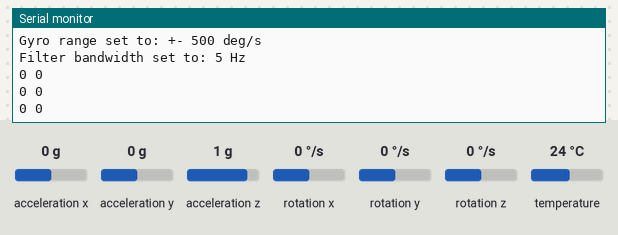
This sketch was run on a simulated Arduino Uno, built with avr-gcc and run on an emulated ATmega328P. On the bench: the last lines printed to the serial monitor. The test bench sets the inputs (shaded band); at power-on: acceleration x 0 g, acceleration y 0 g, acceleration z 1 g, rotation x 0 °/s, rotation y 0 °/s, rotation z 0 °/s, temperature 24 °C.

Above: at 1.3 s.
1.4 s: acceleration x set to -1.4 g
At 2.0 s:
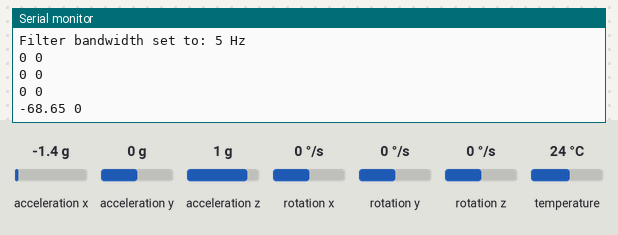
2.9 s: acceleration y set to -1.4 g
At 3.5 s:
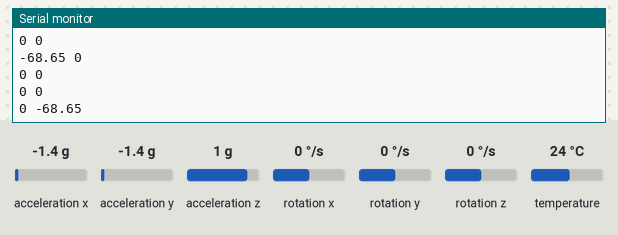
4.4 s: acceleration x set to -0.8 g
At 5.0 s:
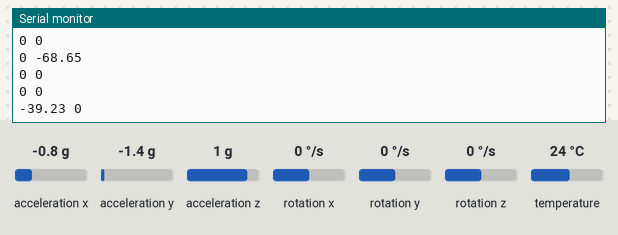
Timing chart, 0 to 7.4 s (numbered marks = the images above; inputs shaded):
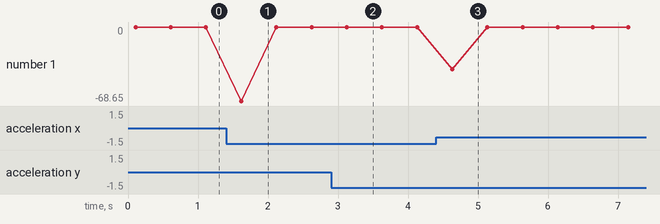

Measured:
- after the input at 1.4 s, the serial monitor: prints a new line after 0.22 s (image 1)
- after the input at 2.9 s, the serial monitor: prints a new line after 0.22 s (image 2)
- after the input at 4.4 s, the serial monitor: prints a new line after 0.23 s (image 3)

The sketch:

final_acc.ino
```cpp
#include <Adafruit_MPU6050.h>
#include <Adafruit_Sensor.h>
#include <Wire.h>

Adafruit_MPU6050 mpu;

void setup(void) {
  Serial.begin(115200);
  while (!Serial)
    delay(10); // will pause Zero, Leonardo, etc until serial console opens

  Serial.println("Adafruit MPU6050 test!");

  // Try to initialize!
  if (!mpu.begin()) {
    Serial.println("Failed to find MPU6050 chip");
    while (1) {
      delay(10);
    }
  }
  Serial.println("MPU6050 Found!");

  mpu.setAccelerometerRange(MPU6050_RANGE_8_G);
  Serial.print("Accelerometer range set to: ");
  switch (mpu.getAccelerometerRange()) {
  case MPU6050_RANGE_2_G:
    Serial.println("+-2G");
    break;
  case MPU6050_RANGE_4_G:
    Serial.println("+-4G");
    break;
  case MPU6050_RANGE_8_G:
    Serial.println("+-8G");
    break;
  case MPU6050_RANGE_16_G:
    Serial.println("+-16G");
    break;
  }
  mpu.setGyroRange(MPU6050_RANGE_500_DEG);
  Serial.print("Gyro range set to: ");
  switch (mpu.getGyroRange()) {
  case MPU6050_RANGE_250_DEG:
    Serial.println("+- 250 deg/s");
    break;
  case MPU6050_RANGE_500_DEG:
    Serial.println("+- 500 deg/s");
    break;
  case MPU6050_RANGE_1000_DEG:
    Serial.println("+- 1000 deg/s");
    break;
  case MPU6050_RANGE_2000_DEG:
    Serial.println("+- 2000 deg/s");
    break;
  }

  mpu.setFilterBandwidth(MPU6050_BAND_5_HZ);
  Serial.print("Filter bandwidth set to: ");
  switch (mpu.getFilterBandwidth()) {
  case MPU6050_BAND_260_HZ:
    Serial.println("260 Hz");
    break;
  case MPU6050_BAND_184_HZ:
    Serial.println("184 Hz");
    break;
  case MPU6050_BAND_94_HZ:
    Serial.println("94 Hz");
    break;
  case MPU6050_BAND_44_HZ:
    Serial.println("44 Hz");
    break;
  case MPU6050_BAND_21_HZ:
    Serial.println("21 Hz");
    break;
  case MPU6050_BAND_10_HZ:
    Serial.println("10 Hz");
    break;
  case MPU6050_BAND_5_HZ:
    Serial.println("5 Hz");
    break;
  }

  Serial.println("");
  delay(100);
}

float xOld = 0.0;
float xNew = 0.0;
float yOld = 0.0;
float yNew = 0.0;

void loop() {
  /* Get new sensor events with the readings */
  sensors_event_t a, g, temp;
  mpu.getEvent(&a, &g, &temp);

  /* Print out the values */
//  uncomment
  xNew = a.acceleration.x;
  if(abs(xNew - xOld) > 0.5){
    xOld = xNew;
    Serial.print(xNew*5);
  }
  else{
    Serial.print("0");
  }

  Serial.print(" ");

  yNew = a.acceleration.y;
  if(abs(yNew - yOld) > 0.5){
    yOld = yNew;
    Serial.print(yNew*5);
  }
  else{
    Serial.print("0");
  }

//  z acceleration
//  Serial.print(a.acceleration.z);
//  Serial.println(" m/s^2");


//  For rotation and gyro only:
//  Serial.print("Rotation X: ");
//  Serial.print(g.gyro.x);
//  Serial.print(", Y: ");
//  Serial.print(g.gyro.y);
//  Serial.print(", Z: ");
//  Serial.print(g.gyro.z);
//  Serial.println(" rad/s");

  Serial.println("");
  delay(500);
}
```
